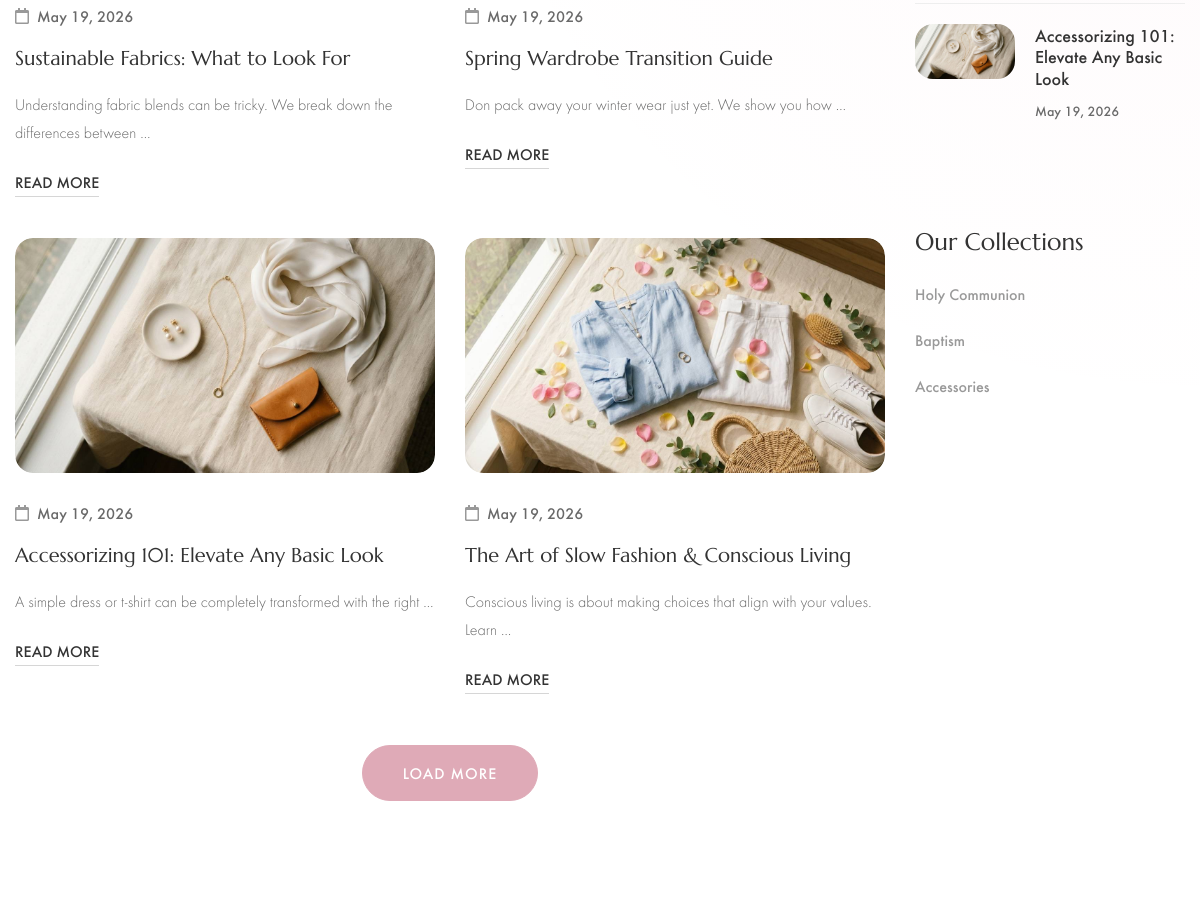
/blogs/ (middle part), run on an earlier commit of the app's database.
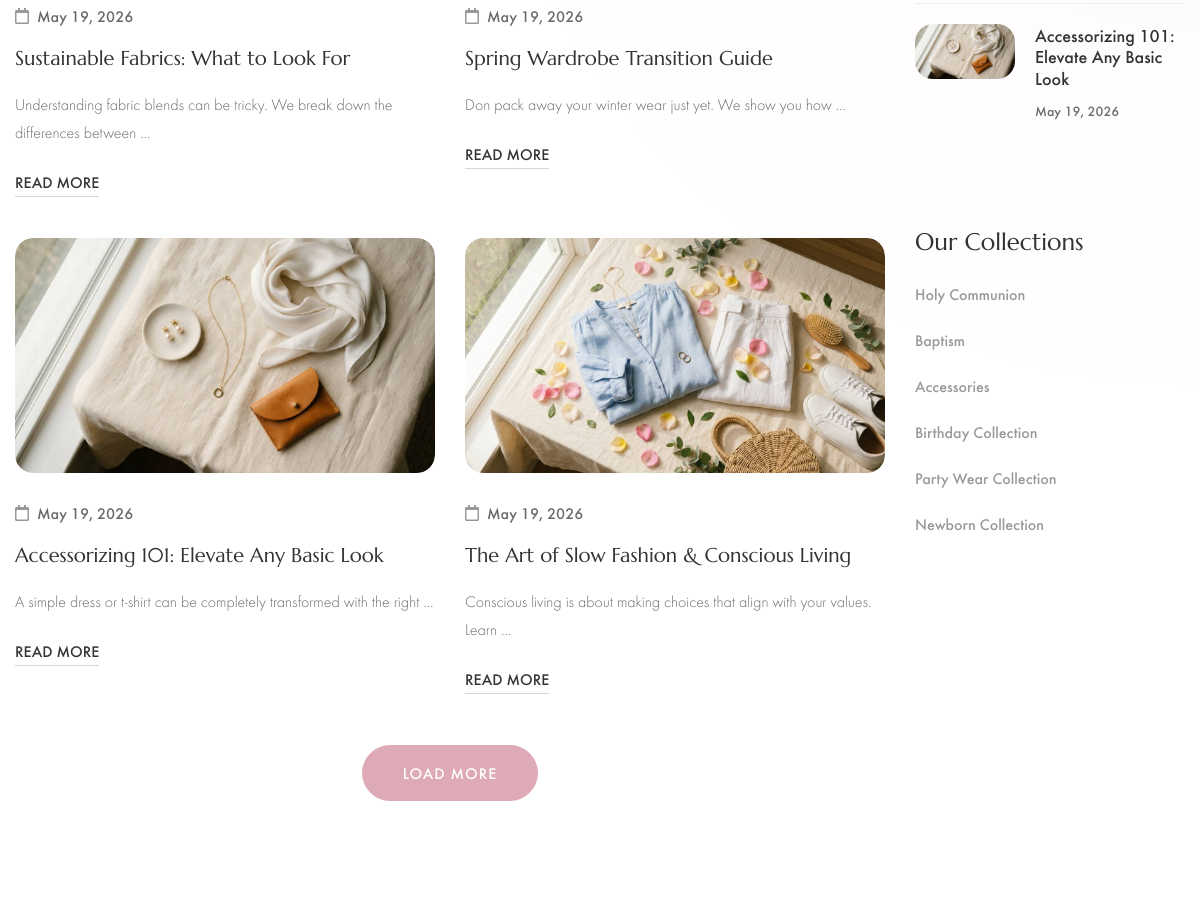
And on a later commit of the database.
### zuzanne_app/models.py (models this page shows, shortened)
class OptimizedImageModel(models.Model):
    image_fields = []
    class Meta:
        abstract = True

class Blog(OptimizedImageModel):
    image_fields = ["image"]
    image = models.ImageField(upload_to="blogs/", help_text="Blog cover image")
    slug = models.SlugField(unique=True, blank=True)
    title = models.CharField(max_length=200)
    description = models.TextField()
    created_at = models.DateTimeField(auto_now_add=True)
    class Meta:
        ordering = ["-created_at"]

class Collection(OptimizedImageModel):
    image_fields = ["image"]
    name = models.CharField(max_length=200, unique=True)
    slug = models.SlugField(unique=True, blank=True)
    image = models.ImageField(upload_to="collections/")
    description = models.TextField(blank=True, null=True)
    created_at = models.DateTimeField(auto_now_add=True)

### zuzanne_app/views.py (the view, shortened to what this page needs)
# urls.py: path("blogs/", views.blog_list_view, name="blog_list"),
def blog_list_view(request):
    blogs_list = Blog.objects.all().order_by("-created_at")
    paginator = Paginator(blogs_list, 4)
    page_number = request.GET.get('page', 1)
    page_obj = paginator.get_page(page_number)
    is_ajax = request.headers.get('x-requested-with') == 'XMLHttpRequest' or request.GET.get('ajax') == '1'
    recent_blogs = blogs_list[:3]
    return render(request, "frontend/blog_list.html", {
        "blogs": page_obj,
        "recent_blogs": recent_blogs
    })

### templates/frontend/blog_list.html (shortened to what this page needs)
{% extends 'frontend/base.html' %}
{% load static %}
{% block content %}
    <div class="section section-padding zuz-floral-section">
        <div class="container">
            <div class="row learts-mb-n50">
                <div class="col-xl-9 col-lg-8 col-12 learts-mb-50">
                    <div class="row learts-mb-n40" id="blog-grid-container">
                        {% for blog in blogs %}
                        <div class="col-md-6 col-12 learts-mb-40">
                            <div class="blog wow fadeInUp" data-wow-duration="1.2s" data-wow-delay="0.1s">
                                <div class="image">
                                    {% if blog.image %}
                                    <a href="{% url 'blog_detail' blog.slug %}"><img src="{{ blog.image.url }}" alt="{{ blog.title }}"></a>
                                    {% endif %}
                                </div>
                                <div class="content">
                                    <ul class="meta">
                                        <li><i class="far fa-calendar"></i><a href="{% url 'blog_detail' blog.slug %}">{{ blog.created_at|date:"F d, Y" }}</a></li>
                                    </ul>
                                    <h5 class="title"><a href="{% url 'blog_detail' blog.slug %}">{{ blog.title }}</a></h5>
                                    <div class="desc">
                                        <p>{{ blog.description|truncatewords:12| safe}}</p>
                                    </div>
                                    <a href="{% url 'blog_detail' blog.slug %}" class="link">Read More</a>
                                </div>
                            </div>
                        </div>
                        {% endfor %}
                    </div>
                    {% if blogs.has_next %}
                    <div class="row learts-mt-50 wow fadeInUp" id="load-more-container" data-wow-duration="1.2s" data-wow-delay="0.1s">
                        <div class="col text-center">
                            <button id="load-more-btn" data-next-page="{{ blogs.next_page_number }}" class="btn btn-dark btn-outline-hover-dark">Load More</button>
                        </div>
                    </div>
                    {% endif %}
                </div>
                <div class="col-xl-3 col-lg-4 col-12 learts-mb-10 wow fadeInRight" data-wow-duration="1.4s" data-wow-delay="0.2s">
                    <div class="single-widget learts-mb-40">
                        <ul class="widget-blogs">
                            {% for recent in recent_blogs %}
                            <li class="widget-blog">
                                <div class="thumbnail">
                                    {% if recent.image %}
                                    <a href="{% url 'blog_detail' recent.slug %}"><img src="{{ recent.image.url }}" alt="Widget Blog Post"></a>
                                    {% endif %}
                                </div>
                                <div class="content">
                                    <h6 class="title"><a href="{% url 'blog_detail' recent.slug %}">{{ recent.title }}</a></h6>
                                    <span class="date">{{ recent.created_at|date:"F d, Y" }}</span>
                                </div>
                            </li>
                            {% endfor %}
                        </ul>
                    </div>
                    <div class="single-widget learts-mb-40">
                        <div class="widget-banner">
                        </div>
                    </div>
                    <div class="single-widget learts-mb-40">
                        <h3 class="widget-title product-filter-widget-title">Our Collections</h3>
                        <ul class="widget-list">
                            {% for col in collections_tree %}
                            <li><a href="{% url 'collection' col.slug %}">{{ col.name }}</a></li>
                            {% endfor %}
                        </ul>
                    </div>
                </div>
            </div>
        </div>
    </div>
{% endblock %}

### templates/frontend/base.html (shortened to what this page needs)
{% load static %}
<!DOCTYPE html>
<html class="no-js" lang="en">
<head>
    <link rel="stylesheet" href="{% static 'frontend/assets/css/vendor/bootstrap.min.css' %}">
    <link rel="stylesheet" href="{% static 'frontend/assets/css/vendor/fontawesome.min.css' %}">
    <link rel="stylesheet" href="{% static 'frontend/assets/css/vendor/themify-icons.css' %}">
    <link rel="stylesheet" href="{% static 'frontend/assets/css/vendor/customFonts.css' %}">
    <link rel="stylesheet" href="{% static 'frontend/assets/css/plugins/select2.min.css' %}">
    <link rel="stylesheet" href="{% static 'frontend/assets/css/plugins/perfect-scrollbar.css' %}">
    <link rel="stylesheet" href="{% static 'frontend/assets/css/plugins/swiper.min.css' %}">
    <link rel="stylesheet" href="{% static 'frontend/assets/css/plugins/nice-select.css' %}">
    <link rel="stylesheet" href="{% static 'frontend/assets/css/plugins/ion.rangeSlider.min.css' %}">
    <link rel="stylesheet" href="{% static 'frontend/assets/css/plugins/photoswipe.css' %}">
    <link rel="stylesheet" href="{% static 'frontend/assets/css/plugins/photoswipe-default-skin.css' %}">
    <link rel="stylesheet" href="{% static 'frontend/assets/css/plugins/magnific-popup.css' %}">
    <link rel="stylesheet" href="{% static 'frontend/assets/css/plugins/slick.css' %}">
    <link rel="stylesheet" href="{% static 'frontend/assets/css/style.min.css' %}">
    <link rel="stylesheet" href="{% static 'frontend/assets/css/animate.css' %}">
</head>
<body>
    {% block content %}
    {% endblock %}
</body>
</html>

### templates/frontend/base.html (style rules this page uses)
.zuz-floral-section { position: relative; overflow-x: clip; isolation: isolate; background: radial-gradient(circle at top right, rgba(231,101,137,0.04), transparent 45%), #fff; }
.zuz-floral-section .container { position: relative; w z-index: 2; }
:root { --zuz-pink: #DFAAB7; --zuz-pink-light: #F3E5E8; --zuz-pink-pale: #FCF8F9; --zuz-pink-dark: #B98795; --zuz-ivory: #FFFDFC; --zuz-soft-text: #6F6A68; --zuz-image-radius: 18px; }
img { border-radius: var(--zuz-image-radius) !important; }
.image, .thumbnail, .widget-banner, .product-thumb, .product-thumb .image { border-radius: var(--zuz-image-radius); overflow: hidden; }
.btn-dark, .btn-outline-dark:hover, .product-button:hover { background-color: var(--zuz-pink) !important; border-color: var(--zuz-pink) !important; color: #fff !important; }
.wow { animation-duration: 0.45s !important; animation-timing-function: cubic-bezier(0.25, 0.46, 0.45, 0.94) !important; }
.wow.fadeInUp { animation-duration: 0.4s !important; }
.wow.fadeInLeft, .wow.fadeInRight { animation-duration: 0.5s !important; }

What changed in the data, as far as the page shows it:
added Collection: name "Birthday Collection"
added Collection: name "Party Wear Collection"
added Collection: name "Newborn Collection"
